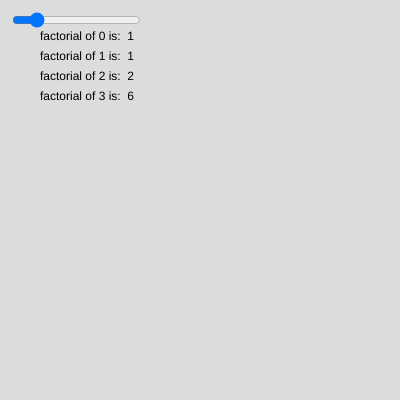
Frame 1 (no input)
Frame 60 (no input): identical to frame 1, image omitted
Frame 120 (the mouse pressed at the canvas centre since frame 60): identical to frame 1, image omitted

The p5.js sketch that drew this single still picture (run headless with seeded random() and noise() and a simulated clock; from frame 60 on, the mouse is pressed at the canvas centre):

// p5.js sketch
// ── sketch.js
function factorial(num) {
  if (num > 0)
    return num * factorial(num - 1);
  else
    return 1;
}

let slider;

function setup() {
  createCanvas(400, 400);
  slider = createSlider(0, 20, 3, 1);
  slider.position(10, 10);
  //noLoop();
}

function draw() {

  background(220);
  for (let i = 0; i <= slider.value(); i++) {
    let res = factorial(i);
    text("factorial of " + i + " is:\t" 
         + res.toString(), 40, 40 + i * 20);
  }
}
